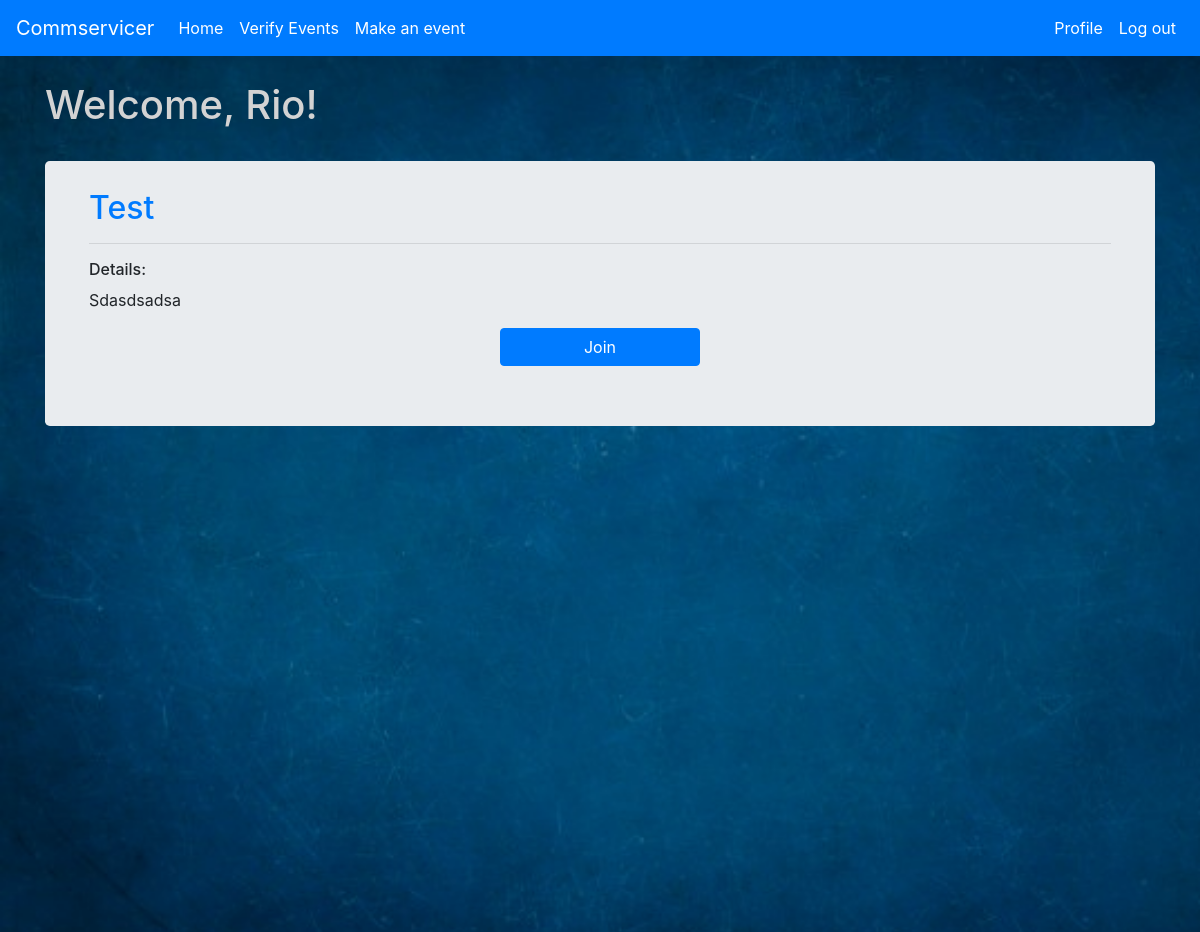
The app's page /index (signed in) with its own data.
### app/models.py (models this page shows, shortened)
class User(UserMixin, db.Model):
    id = db.Column(db.Integer,primary_key=True)
    username = db.Column(db.String(128),index=True,unique=True,nullable=False)
    email = db.Column(db.String(128), index=True, unique=True, nullable=False)
    password = db.Column(db.String(128),nullable=False)
    user_level = db.Column(db.Integer,nullable= False,default=3)
    posts = db.relationship('Post', backref='author', lazy='dynamic')
    about_me = db.Column(db.String(140))
    last_seen = db.Column(db.DateTime, default=datetime.utcnow)

class Post(db.Model):
    id = db.Column(db.Integer, primary_key=True)
    title = db.Column(db.String(100),nullable = False , index = True)
    body = db.Column(db.String(1000))
    timestamp = db.Column(db.DateTime, index=True, default=datetime.now())
    start_time  = db.Column(db.DateTime, index=True)
    user_id = db.Column(db.Integer, db.ForeignKey('user.id'),nullable=False)
    max_participant = db.Column(db.Integer)
    verified = db.Column(db.BOOLEAN,nullable=False,default = False)
    participant_count = db.relationship('User', secondary=participants,
                                        primaryjoin =(participants.c.post_id == id),
                                        secondaryjoin =(participants.c.user_id == User.id),
                                        backref=db.backref('Post',lazy=True), lazy=True)
    def has_joined(self, user):
        return Post.query.filter(participants.c.user_id == user.id, participants.c.post_id == self.id).count()> 0

### app/routes.py (the view)
@app.route('/')
@app.route('/index')
@login_required
def index():
    page = request.args.get('page',1,type = int)
    posts = Post.query.filter_by(verified=True).order_by(Post.timestamp.desc())
    posts = posts.paginate(page, app.config['EVENTS_PER_PAGE'],False)
    form = EmptyForm()
    verify = False
    if posts.has_next:
        next_url = url_for('index', page=posts.next_num)
    else:
        next_url = None
    if posts.has_prev:
        prev_url = url_for('index', page=posts.next_num)
    else:
        prev_url = None
    return render_template('index.html',title='Home Page',
                           posts=posts.items, user = current_user,form = form,verify = verify,
                           next_url=next_url, prev_url=prev_url)

### app/forms.py
class EmptyForm(FlaskForm):
    submit = SubmitField('Submit')

### app/models.py (called while the page is built)
@login.user_loader
def load_user(id):
    return User.query.get(int(id))

### app/routes.py (called while the page is built)
@app.before_request
def before_request():
    if current_user.is_authenticated:
        current_user.last_seen = datetime.now()
        db.session.commit()

### app/templates/index.html (shortened to what this page needs)
{%  extends "base.html"%}
{%  block content %}
     <div class="container pt-5 pb-5">
		 <h1 style="color: lightgray;">Welcome, {{ current_user.username }}!</h1>
		 <br>
	    {% for post in posts  %}
	        {% include '_post.html' %}
	    {%  endfor %}
	</div>
{%  endblock %};

### app/templates/_post.html (shortened to what this page needs)
<div class="jumbotron pt-3 pb-3">
     <table class="table table-borderless" style="width: 100%">
        <tr valign="top">
            <td>
                <a href="{{ url_for('event_details', id=post.id) }}">
                    <h2 class="text-capitalize">{{ post.title }}</h2>
                </a>
                <hr>
                <h6>Details:</h6>
                <p class="text-capitalize">{{ post.body }}<p>
                {% if not post.has_joined(user)%}
                    <form action="{{ url_for('join', id =post.id) }}" method="post">
                        <div class="form-group text-center">
                            {{ form.submit(value='Join', class="btn btn-primary", style="width:200px;") }}
                        </div>
                    </form>
                {% endif %}
            </td>
        </tr>
    </table>
 </div>
 <br>

### records on screen
User: username "Rio"
Post: title "Test", body "Sdasdsadsa"
